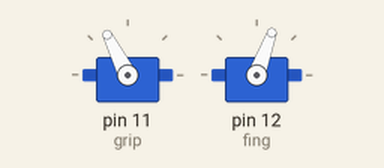
Bench run of a sketch on a simulated Arduino Uno, built with avr-gcc and run on an emulated ATmega328P. Parts: 2 × servo.

Above: at 0.05 s.
At 0.65 s:
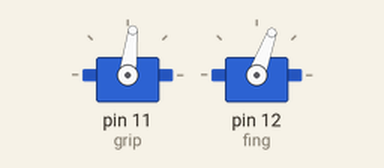
At 1.15 s:
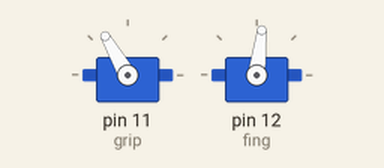
At 1.3 s:
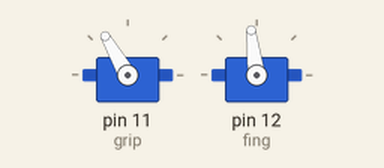
Timing chart, 0 to 3.0 s (numbered marks = the images above):
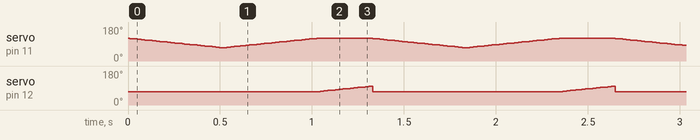

The sketch:

test4.ino
```cpp
#include <Servo.h>

Servo grip;
Servo fing;

void setup() {
  grip.attach(11);
  fing.attach(12);
}

void loop() {
  for (int i= 120; i>70; i--) {
    grip.write(i);
    fing.write(70);
    delay(10);
  }
  for (int i= 70; i<120; i++) {
    grip.write(i);
    fing.write(70);
    delay(10);
  }
  for (int i= 70; i<100; i++) {
    grip.write(120);
    fing.write(i);
    delay(10);
  }
  for (int i=100; i<70; i--) {
    grip.write(120);
    fing.write(i);
    delay(10);
  }
}
```

Measured:
- by itself, servo on pin 12 (fing): ramps from 70° to 99° and jumps back, once every 1.3 s
